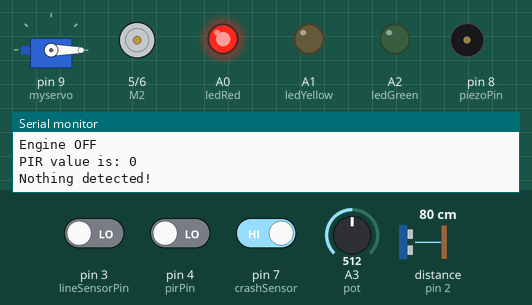
Recording of a sketch running on a simulated Arduino Mega 2560, built with avr-gcc and run on an emulated ATmega2560. On the bench: servo, direction and speed pins drawn as motors (green arrow = direction pin HIGH = forward, orange = LOW = backward, longer = more drive), output pins drawn as LEDs (lit = HIGH), buzzer (waves = sounding), the last lines printed to the serial monitor. Wiring (inferred from the names in the program): ultrasonic range finder: trigger A4; echo pin 2. Dashed ring = blinking. Inputs (shaded band) come from the test bench; at power-on: pin 3 (lineSensorPin) LOW, distance to the obstacle (sensor on pin 2) 80 cm, A3 (pot) = 512, pin 7 (crashSensor) HIGH, pin 4 (pirPin) LOW. The echo pulse lasts 58.3 µs per cm; storage starts empty; pins used as bus, display or sensor lines are not drawn.

Above: at 1.2 s.
1.3 s: pin 3 (lineSensorPin) driven HIGH
At 1.52 s:
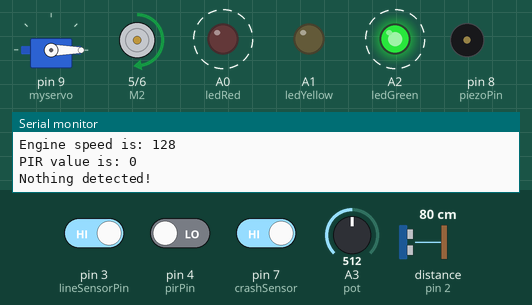
4.3 s: distance to the obstacle (sensor on pin 2) set to 22 cm
7.3 s: distance to the obstacle (sensor on pin 2) set to 18 cm
At 7.8 s:
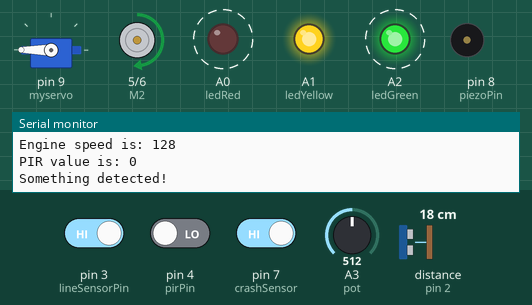
10.3 s: A3 (pot) set to 716
13.3 s: pin 7 (crashSensor) driven LOW
At 13.59 s:
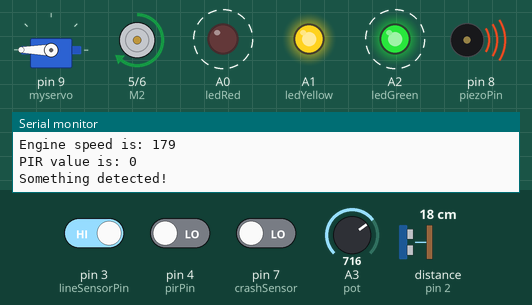
16.3 s: A3 (pot) set to 900
At 16.75 s:
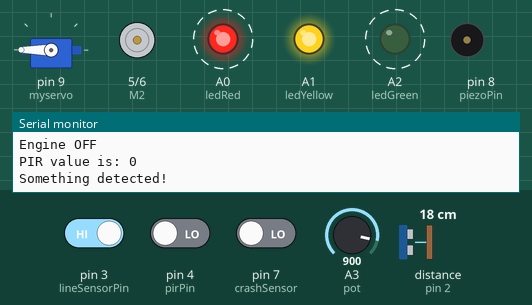
Timing chart, 0 to 20.3 s (numbered marks = the images above; inputs shaded):
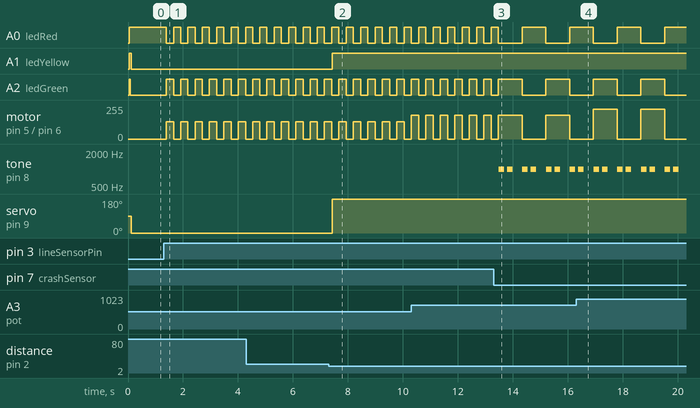

The sketch:

SmartDevice.ino
```cpp
// SD Card Module
#include <SPI.h>
#include <SD.h>

// Real Time Clock (RTC)
#include "RTClib.h"
RTC_Millis rtc;     // Software Real Time Clock (RTC)
DateTime rightNow;  // used to store the current time.

// SD Card - Confirm Pin
#define SDpin 53

// DC Motor
#define M2 5  // attach pin D5 Arduino to pin M2 of DFROBOT Motor Controller
#define E2 6  // attach pin D5 Arduino to pin E2 of DFROBOT Motor Controller

// Servo
#include <Servo.h>
Servo myservo;

// Potentiometer
#define pot A3  // attach pin A3 Arduino to Potentiometer

// Line Sensor
#define lineSensorPin 3 // attach pin D3 Arduino to Line sensor

// Piezo Buzzer
#define piezoPin 8  // attach pin D8 Arduino to Piezo

// Traffic Lights - LED Outputs
#define ledRed A0 // attach pin A0 Arduino to Red Traffic Light
#define ledYellow A1  // attach pin A1 Arduino to Yellow Traffic Light
#define ledGreen A2 // attach pin A2 Arduino to Green Traffic Light

// Sonar - HC-SR04
#define echoPin 2   // attach pin D2 Arduino to pin Echo of HC-SR04
#define trigPin A4  // attach pin A4 Arduino to pin Trig of HC-SR04

// Crash Sensor / Button
#define crashSensor 7 // attach pin D7 Arduino to Crash Sensor

// Passive Infrared Sensor
#define pirPin 4 // attach pin D4 Arduino to PIR

void setup() {
  // put your setup code here, to run once:
  Serial.begin(9600);  // Open serial communications and wait for port to open:
  while (!Serial) {
    delay(1);  // wait for serial port to connect. Needed for native USB port only
  }

  // SD Card initialisation
  Serial.print("Initializing SD card...");
  if (!SD.begin(SDpin)) {
    Serial.println("initialization failed!");
    while (1);
  }

  // Real Time Clock (RTC)
  rtc.begin(DateTime(F(__DATE__), F(__TIME__)));
  Serial.println("initialization done.");
  logEvent("System Initialisation...");

  // Traffic Lights - LED Outputs
  pinMode(ledRed, OUTPUT);  // Sets ledRed as an OUTPUT
  pinMode(ledYellow, OUTPUT); // Sets ledYellow as an OUTPUT
  pinMode(ledGreen, OUTPUT);  // Sets ledGreen as an OUTPUT

  // DC Motor
  pinMode(M2, OUTPUT);  // Sets M2 as an OUTPUT

  // Servo
  myservo.attach(9);  // attaches the servo on pin 9 to the servo object

  //Potentiometer
  pinMode(pot, INPUT);  // Sets pot as an INPUT

  // Piezo Buzzer
  pinMode(piezoPin, OUTPUT);  // Sets the piezoPin as an OUTPUT

  // Sonar - HC-SR04
  pinMode(trigPin, OUTPUT);  // Sets the trigPin as an OUTPUT
  pinMode(echoPin, INPUT);   // Sets the echoPin as an INPUT

  // Line Sensor
  pinMode(lineSensorPin, INPUT);  // Sets the lineSensorPin as an INPUT

  // Crash Sensor / Button
  pinMode(crashSensor, INPUT);  // Sets the crashSensor as an INPUT

  //PIR
  pinMode(pirPin, INPUT); // Sets the pirPin as an INPUT

  //Turns on all the LED's before the main code starts to make sure they work
  digitalWrite(ledRed, HIGH);
  digitalWrite(ledYellow, HIGH);
  digitalWrite(ledGreen, HIGH);
}

void loop() {
  // put your main code here, to run repeatedly:


  engineControl(engineIgnition(), engineSpeed());  // calls the engineControl, engineIgnition, and engineSpeed functions, with the latter two acting as parameters for the first
  ejectorSeat(detectionSystem()); // calls the ejectorSeat and detectionSystem function, with the ejectorSeat function acting as a parameter
  selfDestruct(); // calls the selfDestruct function

  delay(250); // adds 250ms of delay so the code doesnt run too fast
}
/*
  This function alternates the value of integer 'ignitionStatus' whilst the line sensor detects something. This essentially makes the line sensor act as a switch
  assuming you quickly activate and deactivate it. Then the function returns the ignitionStatus integer which is then used to tell the engineControl function if the
  engine should be on

  @params none
  @returns engineIgnition
*/
boolean engineIgnition() {
  /* A static int is an integer that is only created once, despite being inside of a function that runs in a loop. If this wasnt a static int "igntionStatus"
  would constantly be reset to 0, breaking the intended function of this function*/
  static int ignitionStatus = 0;
  boolean lineSensorValue = digitalRead(lineSensorPin);
  /* All Serial.print(); and Serial.println(); statements should be replaced by logEvent(); However when the code tried to log something to
  the SD card, the code would freeze and cause everything to stop working. So Serial.print was used instead*/
  Serial.print("lineSensorValue is: ");
  Serial.println(lineSensorValue);
  /* These two if statements make a loop that will increase the value of ignitionStatus whilst the Line sensor detects something, but sets it back to 0 once the value
  of ignitionStatus goes over 1. this means that ignitionStatus only has two possible values, on(1)and off(0), which is what we need for our engine.*/
  if (lineSensorValue == 1) {
    ignitionStatus++;
  }
  if (ignitionStatus > 1) {
    ignitionStatus = 0;
  }
  return ignitionStatus;
}
/*
  Takes input from the potentiometer and divides it by 4 so that the DC motor can function when more than 1/4th the
  potentiometer is being used. It is also possible to use "map" to do this, but I figured this is simpler than that.

  @params none
  @returns speed
*/
int engineSpeed() {
  int potValue = analogRead(pot);
  //Serial.print("potValue is: "); <-- this information is no longer useful, commented out
  //Serial.println(potValue);
  int speed = potValue / 4;  // Potentiometer inputs between 0-1024, DC motor can only an input of 0-255 so dividing the input by 4 keeps things simple
  //Serial.print("Engine speed is: "); <--- commented this out as it may be redundant due to the engineControl function printing the same thing, just never noticed
  //Serial.println(speed);
  return speed;
}
/*
  Using the input from the engineIgnition and engineSpeed functions (the Line Sensor and Potentiometer) this function controls the engine (DC motor)
  turning it on/off and altering the speed based on the input from the functions. It also turns on/off the Green and Red traffic lights accordingly

  @params engineIgnition, engineSpeed
  @returns none
*/
void engineControl(boolean engineIgnition, int engineSpeed) {
  if (engineIgnition == 1) { // if the engine is on
    digitalWrite(M2, HIGH);
    analogWrite(E2, engineSpeed);  // control the speed using the potentiometer
    Serial.print("Engine speed is: "); // print the speed of the engine
    Serial.println(engineSpeed);
    digitalWrite(ledRed, LOW); // turn off the red traffic light
    digitalWrite(ledGreen, HIGH); // turn on the green traffic light
  }

  if (engineIgnition == 0) { // if the engine is off
    Serial.println("Engine OFF"); // print that the engine is off
    digitalWrite(M2, HIGH);
    analogWrite(E2, 0); // set the speed to 0
    digitalWrite(ledRed, HIGH); // turn on the red traffic light
    digitalWrite(ledGreen, LOW); // turn off the green traffic light
  }
}
/*
  This function detects input from the Sonar sensor and the PIR and outputs a return value of 1 if something is detected, and 0 if nothing is detected.
  unfortunately the PIR can be too sensitive and detect what seems to be nothing, meaning that the detectionSystem function is stuck returning 1, keeping the
  servo fully activated and preventing the Sonar from doing its job. This function may also be responsible for a strange bug that causes the servo to randomly
  activate/deactivate for a few hundred milliseconds every now and again.

  @params none
  @returns 1, 0
*/
boolean detectionSystem() {
  long duration;
  int distance;
  int motion = digitalRead(pirPin);
  Serial.print("PIR value is: ");
  Serial.println(motion);
  // Generate a short pulse to trigger the sonar sensor
  digitalWrite(trigPin, LOW);
  delayMicroseconds(2);
  digitalWrite(trigPin, HIGH);
  delayMicroseconds(10);
  digitalWrite(trigPin, LOW);

  // Measure the time it takes for the sound wave to return
  duration = pulseIn(echoPin, HIGH);

  // Calculate the distance in centimeters
  distance = duration * 0.034 / 2;

  //if either the PIR or Sonar detects something return 1, otherwise return 0
  if (distance < 20 || motion == 1) {
    return 1;
  } else {
    return 0;
  }
}
/*
  This function takes input from the detectionSystem function and uses it to activate the ejector seat(servo) and turn on/off the yellow traffic light.
  when something is detected in less than 20cm (more like 7 in real life) by the sonar, or the PIR detects any movement, the detectionSystem function
  will return 1. That will cause this function to activate the servo, swinging it in the opposite direction and turn on the yellow traffic light.
  When nothing is detected the yellow traffic light turns off and the servo goes back to its default position.

  @params detection
  @returns none
*/
void ejectorSeat(boolean detection) {
  static int servoPos = 0;
  if (detection == 1) {
    Serial.println("Something detected!");
    digitalWrite(ledYellow, HIGH);
    servoPos = 180;  // Servo position values range from 0-180
    myservo.write(servoPos);
  } else {
    Serial.println("Nothing detected!");
    digitalWrite(ledYellow, LOW);
    servoPos = 0;
    myservo.write(servoPos);
  }
}
/*
  This function takes the input from the crash sensor and uses it to play 2 short beeps on the peizo when pressed

  @params none
  @returns none
*/
void selfDestruct() {
  bool isPressed = digitalRead(crashSensor);
  if (isPressed == LOW) {
    for (int i = 0; i < 2; i++) {
      tone(piezoPin, 1000, 200);  // Plays a tone at 1000 Hz for 200 milliseconds
      delay(300);                 // Wait for 300 milliseconds between beeps
    }
  }
}
```

commonCode.ino
```cpp
void logEvent(String dataToLog) {
  /*
     Log entries to a file on an SD card.
  */
  // Get the updated/current time
  DateTime rightNow = rtc.now();

  // Open the log file
  File logFile = SD.open("events.csv", FILE_WRITE);
  if (!logFile) {
    Serial.print("Couldn't create log file");
    abort();
  }

  // Log the event with the date, time and data
  logFile.print(rightNow.year(), DEC);
  logFile.print(",");
  logFile.print(rightNow.month(), DEC);
  logFile.print(",");
  logFile.print(rightNow.day(), DEC);
  logFile.print(",");
  logFile.print(rightNow.hour(), DEC);
  logFile.print(",");
  logFile.print(rightNow.minute(), DEC);
  logFile.print(",");
  logFile.print(rightNow.second(), DEC);
  logFile.print(",");
  logFile.print(dataToLog);

  // End the line with a return character.
  logFile.println();
  logFile.close();
  Serial.print("Event Logged: ");
  Serial.print(rightNow.year(), DEC);
  Serial.print(",");
  Serial.print(rightNow.month(), DEC);
  Serial.print(",");
  Serial.print(rightNow.day(), DEC);
  Serial.print(",");
  Serial.print(rightNow.hour(), DEC);
  Serial.print(",");
  Serial.print(rightNow.minute(), DEC);
  Serial.print(",");
  Serial.print(rightNow.second(), DEC);
  Serial.print(",");
  Serial.println(dataToLog);
}
```

Measured:
- the behaviour switches between 21 and 20 cm on distance to the obstacle (sensor on pin 2) (found by bisection; images 1 and 2)
- after the input at 1.3 s, A0 (ledRed): alternates HIGH for 0.26 s and LOW for 0.27 s, starting after 0.09 s; A2 (ledGreen): alternates HIGH for 0.27 s and LOW for 0.26 s, starting after 0.09 s; motor on pin 5 (M2) / pin 6 (E2): alternates forward 128/255 for 0.27 s and stopped for 0.26 s, starting after 0.09 s
- after the input at 7.3 s, A1 (ledYellow): LOW → HIGH after 0.12 s; servo on pin 9 (myservo): 0° → 180° after 0.12 s
- after the input at 13.3 s, A0 (ledRed): LOW → HIGH after 1.0 s, → LOW 0.86 s later, → HIGH 0.87 s later; A2 (ledGreen): HIGH → LOW after 1.0 s, → HIGH 0.86 s later, → LOW 0.87 s later
